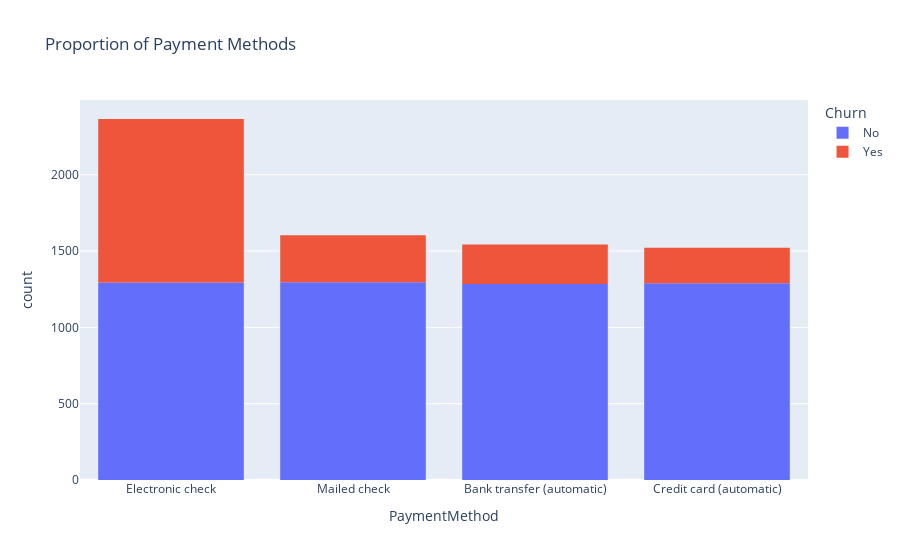

The notebook cell saved with this chart:
### Code cell
px.histogram(clean_data, x="PaymentMethod", title="Proportion of Payment Methods", color="Churn")

### Figure 1 — Plotly figure (JSON) as saved in the notebook; plotly's stock layout.template omitted (floating-point values rounded to 4 significant figures; data arrays with more than 128 entries replaced by an {"elided": "..."} marker saying what was removed)
{"data": [{"alignmentgroup": "True", "bingroup": "x", "hovertemplate": "Churn=No<br>PaymentMethod=%{x}<br>count=%{y}<extra></extra>", "legendgroup": "No", "marker": {"color": "#636efa", "pattern": {"shape": ""}}, "name": "No", "offsetgroup": "No", "orientation": "v", "showlegend": true, "type": "histogram", "x": {"elided": "5163 str values"}, "xaxis": "x", "yaxis": "y"}, {"alignmentgroup": "True", "bingroup": "x", "hovertemplate": "Churn=Yes<br>PaymentMethod=%{x}<br>count=%{y}<extra></extra>", "legendgroup": "Yes", "marker": {"color": "#EF553B", "pattern": {"shape": ""}}, "name": "Yes", "offsetgroup": "Yes", "orientation": "v", "showlegend": true, "type": "histogram", "x": {"elided": "1869 str values"}, "xaxis": "x", "yaxis": "y"}], "layout": {"barmode": "relative", "legend": {"title": {"text": "Churn"}, "tracegroupgap": 0}, "title": {"text": "Proportion of Payment Methods"}, "xaxis": {"anchor": "y", "domain": [0, 1], "title": {"text": "PaymentMethod"}}, "yaxis": {"anchor": "x", "domain": [0, 1], "title": {"text": "count"}}}}
